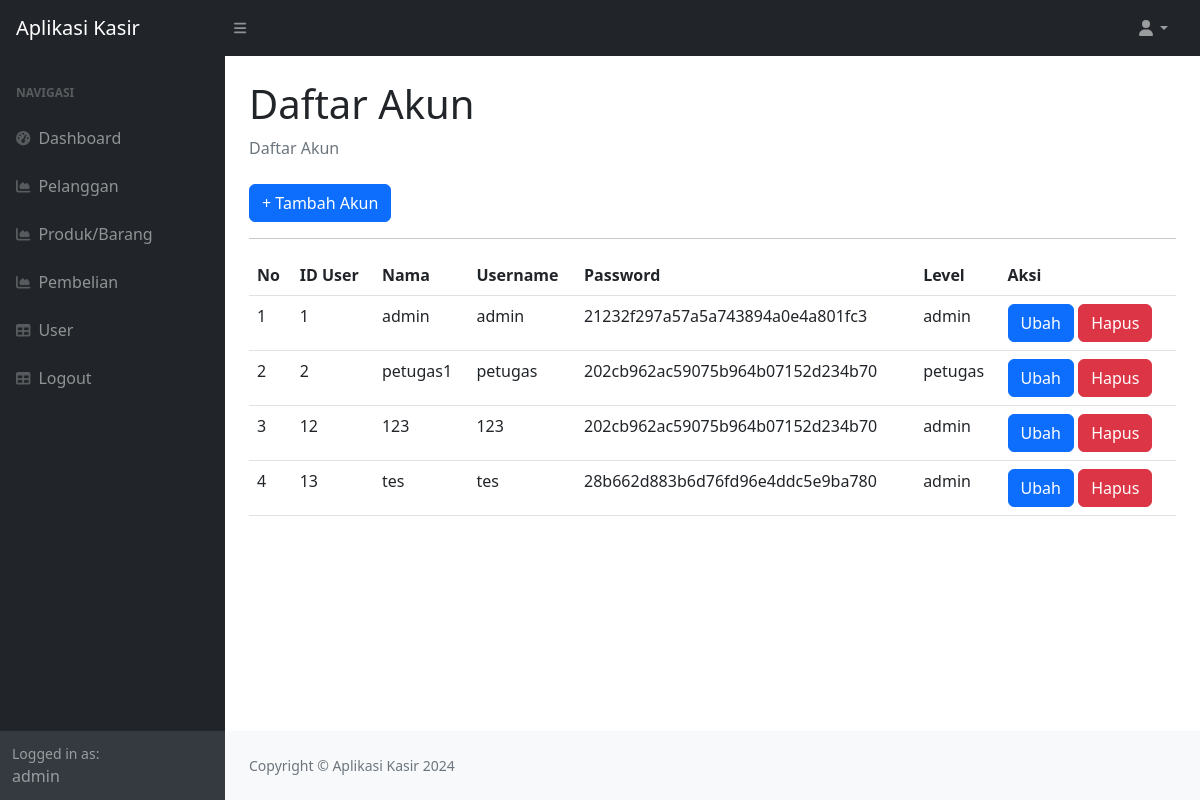
The app's page /index.php?page=user (signed in), older data.
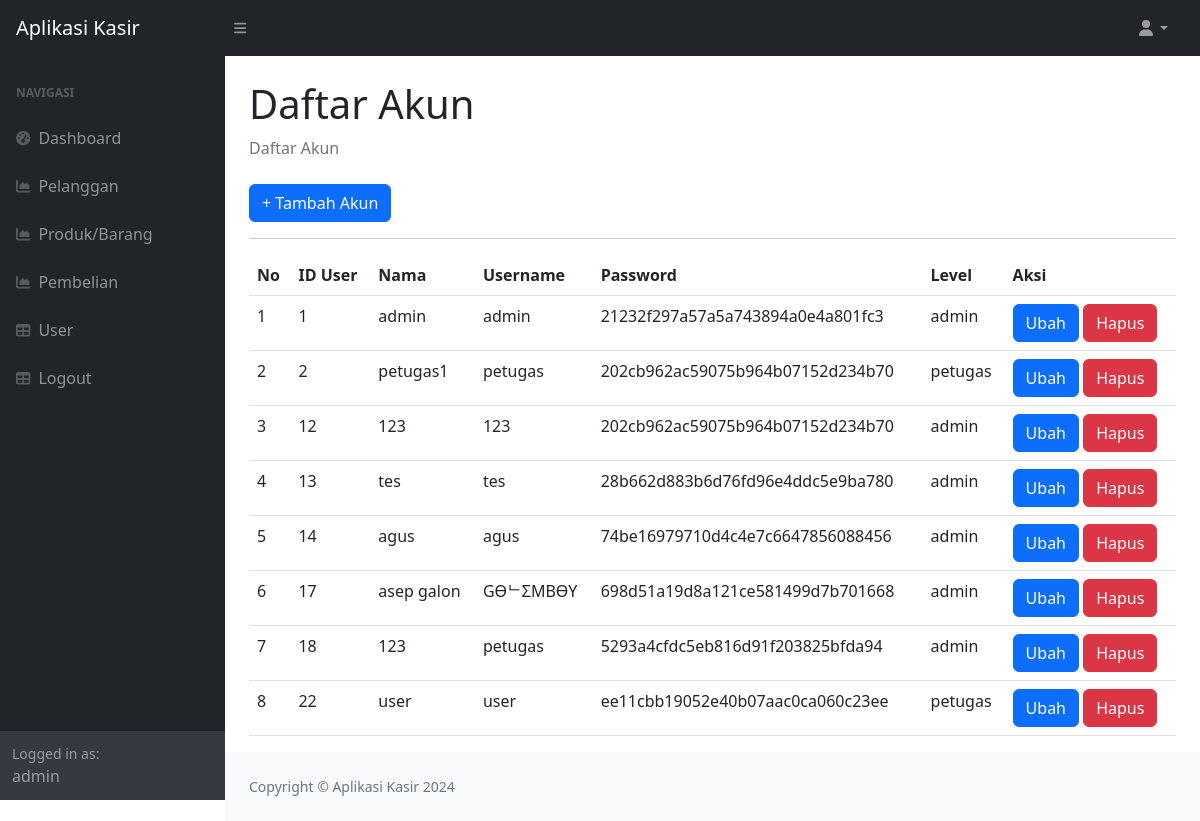
The same page, newer data.
### tables this page shows
CREATE TABLE `user` (
  `id_user` int(11) NOT NULL,
  `nama` varchar(255) DEFAULT NULL,
  `username` varchar(30) DEFAULT NULL,
  `password` varchar(35) DEFAULT NULL,
  `level` enum('admin','petugas') NOT NULL
);

### user.php (the view, shortened to what this page needs)
<div class="container-fluid px-4">
    <h1 class="mt-4">Daftar Akun</h1>
    <ol class="breadcrumb mb-4">
        <li class="breadcrumb-item active">Daftar Akun</li>
    </ol>
    <a href="?page=user_tambah" class="btn btn-primary"> + Tambah Akun</a>
    <hr>
    <table class="table">
        <thead>
            <tr>
                <th>No</th>
                <th>ID User</th>
                <th>Nama</th>
                <th>Username</th>
                <th>Password</th>
                <th>Level</th>
                <th>Aksi</th>
            </tr>
        </thead>
        <tbody>
            <?php
            $nomor = 1;
            $query = mysqli_query($koneksi, "SELECT * FROM user");
            while ($data = mysqli_fetch_array($query)) {
                ?>
                <tr>
                    <td><?php echo $nomor++; ?></td>
                    <td><?php echo $data['id_user']; ?></td>
                    <td><?php echo $data['nama']; ?></td>
                    <td><?php echo $data['username']; ?></td>
                    <td><?php echo $data['password']; ?></td>
                    <td><?php echo $data['level']; ?></td>
                    <td>
                        <a href="?page=user_ubah&&id=<?php echo $data['id_user']; ?>" class="btn btn-primary">Ubah</a>
                        <a href="?page=user_hapus&&id=<?php echo $data['id_user']; ?>" class="btn btn-danger">Hapus</a>
                    </td>
                </tr>
                <?php
            }
            ?>
        </tbody>
    </table>
</div>

Row changes from the older to the newer data that the page shows:
added user: id_user "14", nama "agus", username "agus", password "74be16979710d4c4e7c6647856088456", level "admin"
added user: id_user "17", nama "asep galon", username "GӨᄂΣMBӨY", password "698d51a19d8a121ce581499d7b701668", level "admin"
added user: id_user "18", nama "123", username "petugas", password "5293a4cfdc5eb816d91f203825bfda94", level "admin"
added user: id_user "22", nama "user", username "user", password "ee11cbb19052e40b07aac0ca060c23ee", level "petugas"
